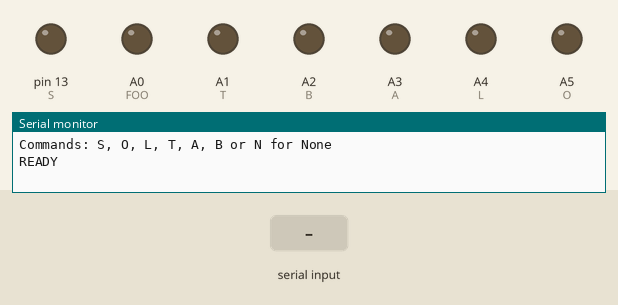
Bench run of a sketch on a simulated Arduino Uno, built with avr-gcc and run on an emulated ATmega328P. On the bench: output pins drawn as LEDs (lit = HIGH), the last lines printed to the serial monitor. Inputs (shaded band) come from the test bench.

Above: at 1.2 s.
1.3 s: "S" received over Serial
At 1.9 s:
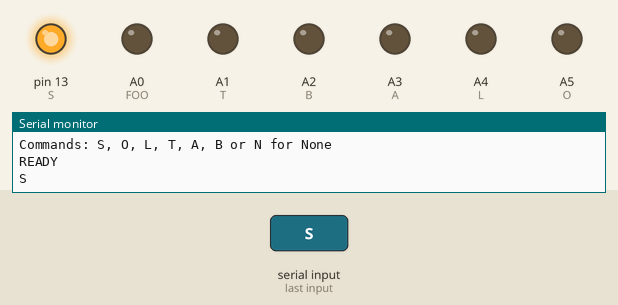
2.8 s: "O" received over Serial
At 4.0 s:
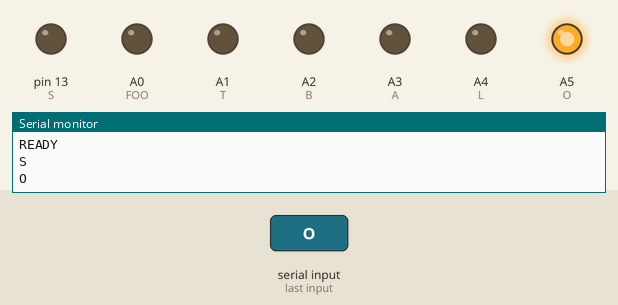
4.3 s: "L" received over Serial
At 5.4 s:
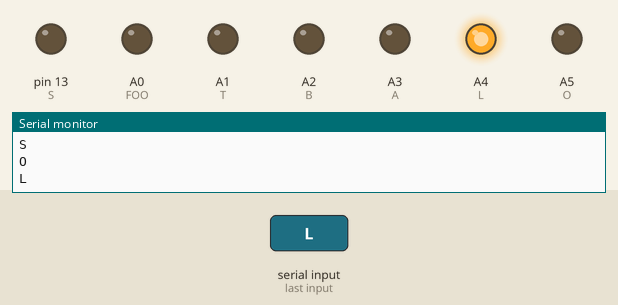
5.8 s: "T" received over Serial
At 6.5 s:
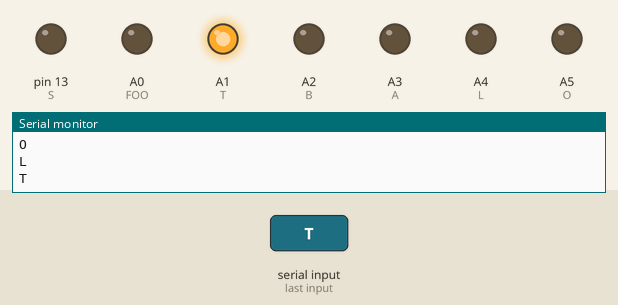
7.3 s: "A" received over Serial
At 7.6 s:
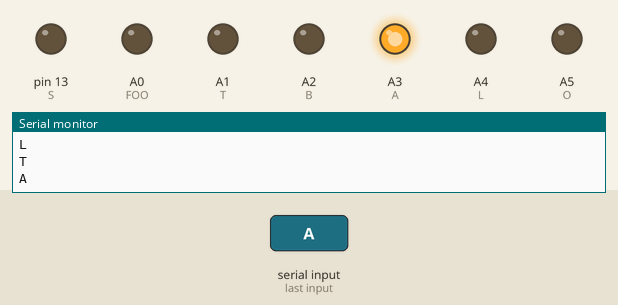
8.8 s: "B" received over Serial
At 10.0 s:
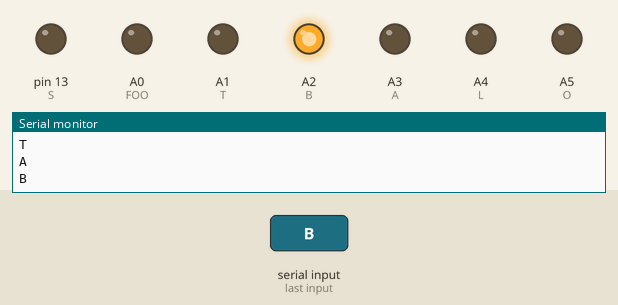
Timing chart, 0 to 11.3 s (numbered marks = the images above; inputs shaded):
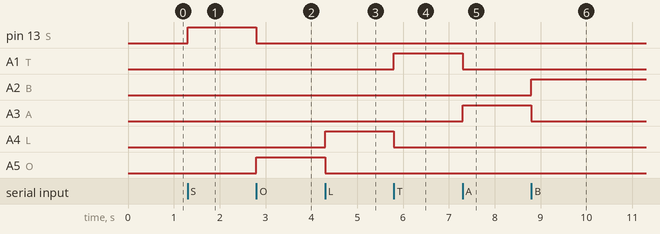

The sketch:

ecalkit.ino
```cpp
#define S (13)
#define O (A5)
#define L (A4)
#define T (A1)
#define A (A3)
#define B (A2)
#define FOO (A0)

void setup() {
  pinMode(S, OUTPUT);
  pinMode(O, OUTPUT);
  pinMode(L, OUTPUT);
  pinMode(T, OUTPUT);
  pinMode(A, OUTPUT);
  pinMode(B, OUTPUT);
  pinMode(FOO, OUTPUT);
  digitalWrite(S, LOW);
  digitalWrite(O, LOW);
  digitalWrite(L, LOW);
  digitalWrite(T, LOW);
  digitalWrite(A, LOW);
  digitalWrite(B, LOW);
  digitalWrite(FOO, LOW);

  Serial.begin(115200);
  Serial.setTimeout(1000);

  Serial.println("Commands: S, O, L, T, A, B or N for None");
  Serial.println("READY");
}


void setRelay(char d){
  if(d == 'S' || d == 'O' || d == 'L' || d == 'T' || d == 'A' || d == 'B' || d == 'N'){
  if(d=='S') digitalWrite(S, HIGH);
  else digitalWrite(S, LOW);

  if(d=='O') digitalWrite(O, HIGH);
  else digitalWrite(O, LOW);

  if(d=='L') digitalWrite(L, HIGH);
  else digitalWrite(L, LOW);

  if(d=='T') digitalWrite(T, HIGH);
  else digitalWrite(T, LOW);

  if(d=='A') digitalWrite(A, HIGH);
  else digitalWrite(A, LOW);

  if(d=='B') digitalWrite(B, HIGH);
  else digitalWrite(B, LOW);

  if(d=='N') digitalWrite(FOO, HIGH);
  else digitalWrite(FOO, LOW);

  Serial.println(d);
  }
}

void loop() {
  char data;
  if(Serial.available()){
    data=Serial.read();
    setRelay(data);

    // put your main code here, to run repeatedly:
  }
}
```

Measured:
- after the input at 1.3 s, pin 13 (S): LOW → HIGH at once
- after the input at 2.8 s, pin 13 (S): HIGH → LOW at once; A5 (O): LOW → HIGH at once
- after the input at 4.3 s, A4 (L): LOW → HIGH at once; A5 (O): HIGH → LOW at once
- after the input at 5.8 s, A1 (T): LOW → HIGH at once; A4 (L): HIGH → LOW at once
- after the input at 7.3 s, A1 (T): HIGH → LOW at once; A3 (A): LOW → HIGH at once
- after the input at 8.8 s, A2 (B): LOW → HIGH at once; A3 (A): HIGH → LOW at once
